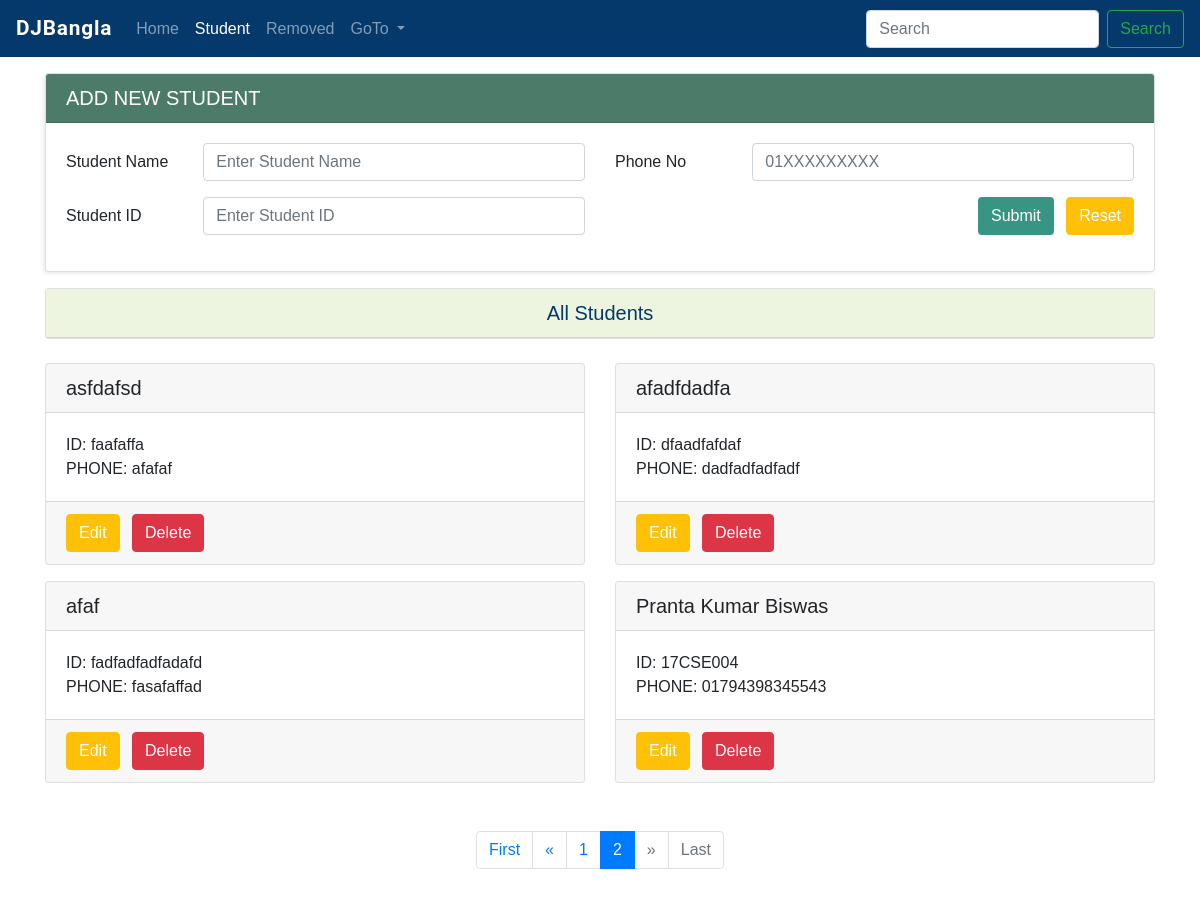
The page /crudsearch/student/?stu_page=2 on the database as committed earlier.
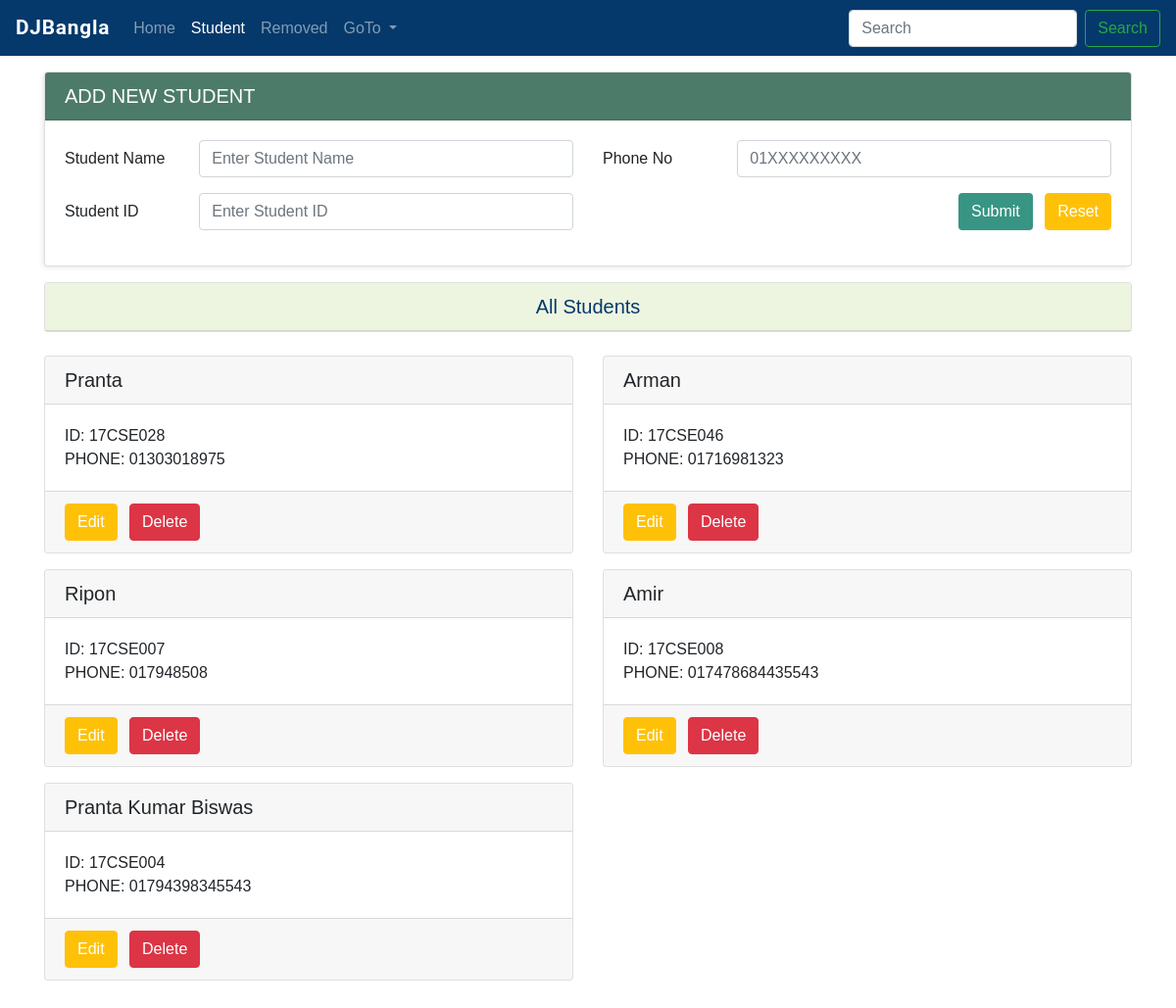
The same page on the database as committed later.
### crudsearch/models.py (models this page shows, shortened)
class Student(models.Model):
    name = models.CharField( max_length=50)
    student_id = models.CharField(max_length=50, unique = True)
    phone = models.CharField(max_length=50)

### crudsearch/views.py (the view)
# urls.py: path('student/',views.crudsearch_student, name="crudsearch_student"),
def crudsearch_student(request):
    student = Student.objects.all()
    stu_paginator = Paginator(student, 6)
    stu_page = request.GET.get('stu_page')
    try:
        student = stu_paginator.page(stu_page)
    except PageNotAnInteger:
        student = stu_paginator.page(1)
    except EmptyPage:
        student = stu_paginator.page(stu_paginator.num_pages)
    if request.method == 'POST':
        myform = StudentRegistration(request.POST)
        if myform.is_valid():
            name = myform.cleaned_data['name']
            student_id = myform.cleaned_data['student_id']
            phone = myform.cleaned_data['phone']
            register = Student(name = name, student_id = student_id, phone = phone)
            register.save()
            messages.success(request, 'Student Added successfully')
            return HttpResponseRedirect('/crudsearch/student/')
    else:
        myform = StudentRegistration()
    diction = {'myform':myform, 'student':student}
    return render(request, 'crudsearch/student.html', context = diction)

### crudsearch/forms.py (shortened to what this page needs)
class StudentRegistration(forms.ModelForm):
    class Meta:
        model = Student
        fields = ['name', 'student_id', 'phone']

### templates/crudsearch/student.html (shortened to what the changed rows need)
{% extends 'crudsearch/base.html' %}
{% block extracsscdn %}
<link href="https://cdn.jsdelivr.net/npm/select2@4.1.0-beta.1/dist/css/select2.min.css" rel="stylesheet" />
{% endblock extracsscdn %}
{% block body %}
<div class="container pt-3">
<div class="row">
    {% if student %}
            {% for student in student %}
            <div class="col-md-6 col-sm-6 mt-3">
            <div class="card ">
                <div class="card-header">
                    <h5>{{student.name}}</h5>
                </div>
                <div class="card-body">
                    ID: {{student.student_id}}
                    <br>
                    PHONE: {{ student.phone }}
                </div>
                <div class="card-footer">
                    <a href="{% url 'crudsearch_student_edit' student.id %}" class="btn btn-warning text-white">Edit</a>
                    <span>
                        <form action="{% url 'crudsearch_delete_student' student.id %}" method="POST" class="d-inline">
                            <button class="btn btn-danger ml-2">Delete</button>
                        </form>
                    </span>
                </div>
            </div>
        </div>
            {% endfor %}
        {% else %}
            <alert class="alert-warning">No data Available</alert>
        {% endif %}
    </div>
    <br><br>
        {% if student.paginator.num_pages > 1 %}
        <nav aria-label="Page navigation">
            <ul class="pagination justify-content-center">
                {% if student.paginator.num_pages != 1 %}
                    <li class="page-item"><a class="page-link" href="?stu_page=1">First</a></li>
                {% else %}
                    <li class="page-item disabled"><a class="page-link" href="#">First</a></li>
                {% endif %}
                {% if student.has_previous %}
                    <li class="page-item"><a class="page-link" href="?stu_page={{ student.previous_page_number }}">&laquo;</a></li>
                {% else %}
                    <li class="page-item disabled"><a class="page-link" href="#">&laquo;</a></li>
                {% endif %}
                {% for i in student.paginator.page_range %}
                    {% if student.number == i %}
                        <li class="page-item active"><a class="page-link" href="#">{{ i }} <span class="sr-only">(current)</span></a></li>
                    {% elif student.number > i|add:"-5" and student.number < i|add:"+5"%}
                        <li class="page-item"><a class="page-link" href="?stu_page={{ i }}">{{ i }}</a></li>
                    {% endif %}
                {% endfor %}
                {% if project.has_next %}
                    <li class="page-item"><a class="page-link" href="?stu_page={{ project.next_page_number }}">&raquo;</a></li>
                {% else %}
                    <li class="page-item disabled"><a class="page-link" href="#">&raquo;</a></li>
                {% endif %}
                {% if project.paginator.num_pages != project.number %}
                    <li class="page-item"><a class="page-link" href="?stu_page={{ project.paginator.num_pages }}">Last</a></li>
                {% else %}
                    <li class="page-item disabled"><a class="page-link" href="#">Last</a></li>
                {% endif %}
            </ul>
        </nav>
        {% endif %}
        <br><br>
        <br><br>
{% endblock body %}

Rows that differ between the two databases and show on the page:
removed Student: name "asfdafsd", student_id "faafaffa", phone "afafaf"
removed Student: name "afadfdadfa", student_id "dfaadfafdaf", phone "dadfadfadfadf"
removed Student: name "afaf", student_id "fadfadfadfadafd", phone "fasafaffad"
now on this page (row unchanged): Student: name "Pranta", student_id "17CSE028", phone "01303018975"
now on this page (row unchanged): Student: name "Arman", student_id "17CSE046", phone "01716981323"
now on this page (row unchanged): Student: name "Ripon", student_id "17CSE007", phone "017948508"
now on this page (row unchanged): Student: name "Amir", student_id "17CSE008", phone "017478684435543"
Other text that changed with them:
text no longer shown: "First « » Last"
list line gone: "1"
list line gone: "2"
